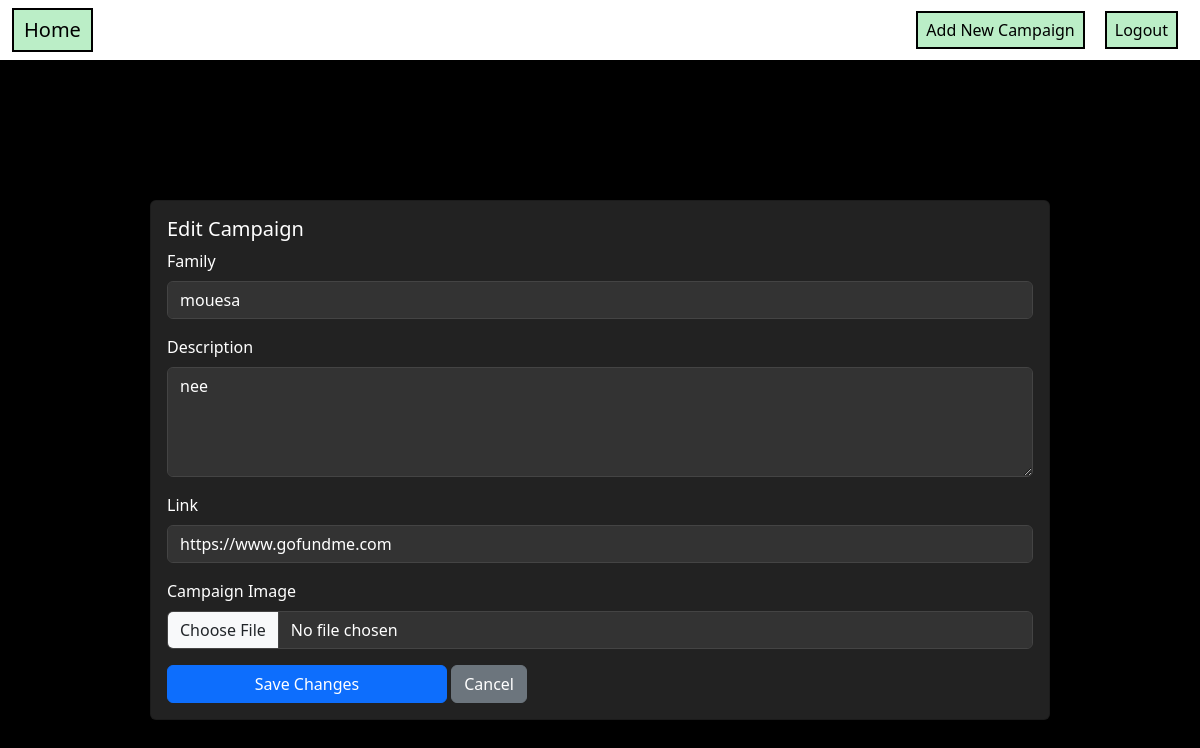
/edit.php?id=13 (signed in), run on the app's committed database.
### tables this page shows
CREATE TABLE `campaigns` (
  `id` int(11) NOT NULL,
  `family` varchar(50) NOT NULL,
  `description` varchar(1500) NOT NULL,
  `link` varchar(250) NOT NULL,
  `image` varchar(255) DEFAULT NULL
);

### edit.php (the view, shortened to what this page needs)
<?php
include_once "db.php";
if (isset($_GET["id"])) {
    $id = $_GET["id"];
} else {
    echo "ERROR: PROGRAM WORDT NIET UITGEVOERD!";
    exit();
}
$getcampains = $conn->prepare("SELECT * FROM `campaigns` WHERE id = :id");
$getcampains->bindParam(":id", $id);
$getcampains->execute();
$campains = $getcampains->fetch();
?>
<!DOCTYPE html>
<html lang="en">
<head>
    <link rel="stylesheet" href="css/style.css">
    <link href="https://cdn.jsdelivr.net/npm/bootstrap@5.3.3/dist/css/bootstrap.min.css" rel="stylesheet">
</head>
<body>
    <nav class="navbar navbar-expand-lg navbar-custom">
        <div class="container-fluid">
            <a class="navbar-brand" href="index.php">Home</a>
            <div class="collapse navbar-collapse" id="navbarNav">
                <ul class="navbar-nav ms-auto">
                    <?php if ($_SESSION["loggedInUser"]["role"] == 'admin') { ?>
                        <li class="nav-item"><a class="nav-link" href="add.php">Add New Campaign</a></li>
                    <?php } ?>
                    <li class="nav-item"><a class="nav-link" href="logout.php">Logout</a></li>
                </ul>
            </div>
        </div>
    </nav>
    <div class="container">
        <div class="card w-100">
            <div class="card-body">
                <h5 class="card-title">Edit Campaign</h5>
                <form method="POST" enctype="multipart/form-data">
                    <div class="mb-3">
                        <label for="family" class="form-label">Family</label>
                        <input type="text" class="form-control" id="family" name="family" value="<?php echo $campains["family"]; ?>" required>
                    </div>
                    <div class="mb-3">
                        <label for="description" class="form-label">Description</label>
                        <textarea class="form-control" id="description" name="description" rows="4" required><?php echo $campains["description"]; ?></textarea>
                    </div>
                    <div class="mb-3">
                        <label for="link" class="form-label">Link</label>
                        <input type="url" class="form-control" id="link" name="link" value="<?php echo $campains["link"]; ?>" required>
                    </div>
                    <div class="mb-3">
                        <label for="image" class="form-label">Campaign Image</label>
                        <input type="file" class="form-control" id="image" name="image" accept="image/*">
                    </div>
                    <button type="submit" class="btn btn-primary">Save Changes</button>
                    <a href="detail.php?id=<?php echo $campains["id"]; ?>" class="btn btn-secondary">Cancel</a>
                </form>
            </div>
        </div>
    </div>
</body>
</html>

### css/style.css (style rules this page uses)
body { background-color: black; height: 100%; margin: 0; }
.navbar-custom { width: 100%; background-color: white; padding: 10px 20px; display: flex; justify-content: flex-end ; }
.navbar-custom li { list-style: none; display: inline-block; margin: 0 10px; }
.navbar-custom a { color: black; text-decoration: none; border: 2px solid black; background-color: rgba(174, 235, 188, 0.836); padding: 5px 10px; }
.card { background-color: #222; }
.card-body a { color: white; }
.btn-primary { width: 35vh; }
.container { height: 100vh; display: flex; justify-content: center; align-items: center; }

### edit.php (style rules this page uses)
body, html { background-color: black; overflow: hidden; height: 100%; margin: 0; }
.container { height: 100vh; display: flex; justify-content: center; align-items: center; padding: 0 1rem; }
.card { max-width: 900px; background-color: #222; color: white; }
.form-label, .btn { color: white; }
.form-control { background-color: #333; border: 1px solid #444; color: white; }

### data on the page
campaigns: family "mouesa", description "nee", link "https://www.gofundme.com"
